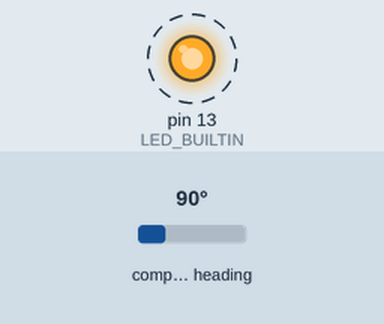
The sketch below on a simulated Arduino Uno, built with avr-gcc and run on an emulated ATmega328P. Parts: output pins drawn as LEDs (lit = HIGH). Wiring (inferred from the names in the program): CMPS compass at I2C address 0x60. Dashed ring = blinking. Inputs (shaded band) come from the test bench; at power-on: compass heading 90°. What the sketch prints to the serial monitor is not drawn.

Above: at 0.88 s.
1.3 s: compass heading set to 7°
4.3 s: compass heading set to 90°
Timing chart, 0 to 13.3 s (numbered marks = the images above; inputs shaded):
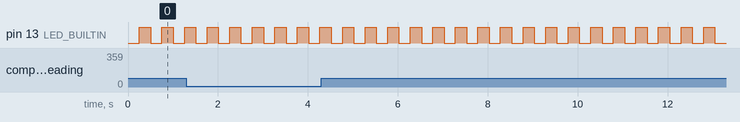

The sketch:

cmps14_12_i2c.ino
```cpp
#include <Wire.h>

#define CMPS12_ADDRESS 0x60
#define ANGLE_8  1

enum I2CState
{
  IDLE,
  REQUESTING,
  READING,
  PROCESSING
};

I2CState currentState = IDLE;
unsigned long lastRequestTime = 0;
const unsigned long I2C_TIMEOUT = 100;


unsigned char high_byte, low_byte, angle8;
char pitch, roll;
unsigned int angle16;
float angle_deg_float = -1;
char tx_buffer[7] = "ABC";

unsigned long prevLedTime = 0;
uint8_t led_state = 0;

void setup()
{
  Serial.begin(115200);
  Wire.begin();
  pinMode(LED_BUILTIN, OUTPUT);
}

void loop()
{
  unsigned long currentTime = millis();

  switch(currentState)
  {
    case IDLE:
      if (currentTime - lastRequestTime >= 5)
      {
        Wire.beginTransmission(CMPS12_ADDRESS);
        Wire.write(ANGLE_8);
        if (Wire.endTransmission() == 0)
        {
          currentState = REQUESTING;
          lastRequestTime = currentTime;
        }
        else
        {
          lastRequestTime = currentTime + 100;
        }
      }
      break;

    case REQUESTING:
      Wire.requestFrom(CMPS12_ADDRESS, 5);
      currentState = READING;
      lastRequestTime = currentTime;
      break;

    case READING:
      if (Wire.available() >= 5)
      {
        angle8 = Wire.read();
        high_byte = Wire.read();
        low_byte = Wire.read();
        pitch = Wire.read();
        roll = Wire.read();
        currentState = PROCESSING;
      }
      else if (currentTime - lastRequestTime > I2C_TIMEOUT)
      {
        currentState = IDLE;
        lastRequestTime = currentTime + 100;
      }
      break;

    case PROCESSING:
      angle16 = (high_byte << 8) + low_byte;
      angle_deg_float = (float)angle16 / 10.0f;

      memcpy(tx_buffer + 3, &angle_deg_float, 4);

      for(int i = 0; i < sizeof(tx_buffer); i++)
      {
        Serial.write(tx_buffer[i]);
      }

      if(currentTime - prevLedTime >= 250)
      {
        prevLedTime = currentTime;
        led_state = !(led_state);
        digitalWrite(LED_BUILTIN, led_state);
      }

      currentState = IDLE;
      break;
  }

}
```

Measured:
- by itself, pin 13 (LED_BUILTIN): alternates HIGH for 0.25 s and LOW for 0.25 s
